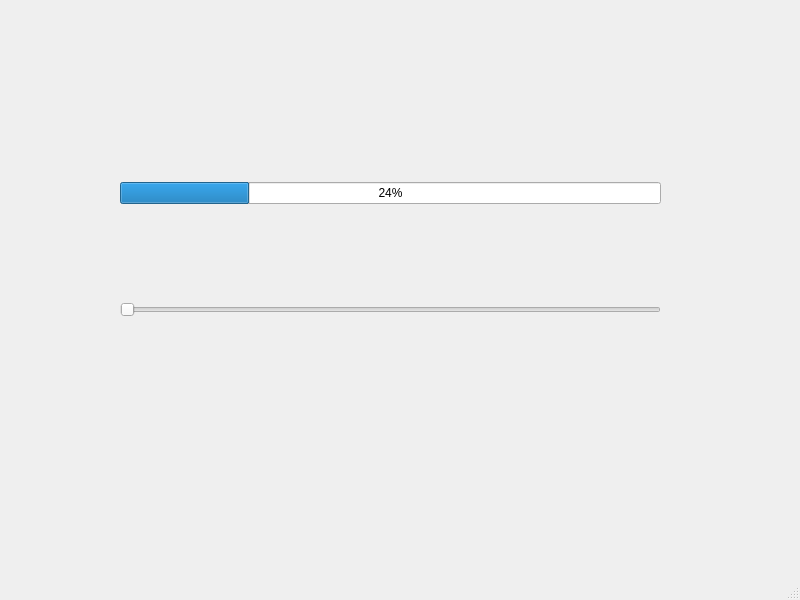
<?xml version="1.0" encoding="UTF-8"?>
<ui version="4.0">
 <class>MainWindow</class>
 <widget class="QMainWindow" name="MainWindow">
  <property name="geometry">
   <rect>
    <x>0</x>
    <y>0</y>
    <width>800</width>
    <height>600</height>
   </rect>
  </property>
  <property name="windowTitle">
   <string>MainWindow</string>
  </property>
  <widget class="QWidget" name="centralwidget">
   <widget class="QWidget" name="">
    <property name="geometry">
     <rect>
      <x>120</x>
      <y>90</y>
      <width>541</width>
      <height>321</height>
     </rect>
    </property>
    <layout class="QVBoxLayout" name="verticalLayout">
     <item>
      <widget class="QProgressBar" name="progressBar">
       <property name="value">
        <number>24</number>
       </property>
      </widget>
     </item>
     <item>
      <widget class="QSlider" name="horizontalSlider">
       <property name="orientation">
        <enum>Qt::Horizontal</enum>
       </property>
      </widget>
     </item>
    </layout>
   </widget>
  </widget>
  <widget class="QMenuBar" name="menubar">
   <property name="geometry">
    <rect>
     <x>0</x>
     <y>0</y>
     <width>800</width>
     <height>25</height>
    </rect>
   </property>
  </widget>
  <widget class="QStatusBar" name="statusbar"/>
 </widget>
 <resources/>
 <connections/>
</ui>
